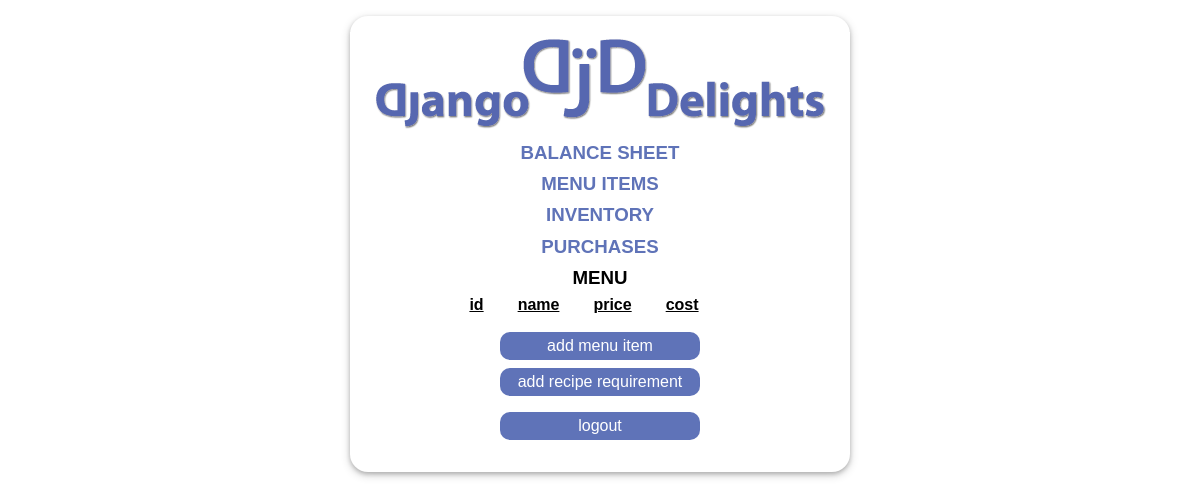
The page /menu (signed in) on the database as committed earlier.
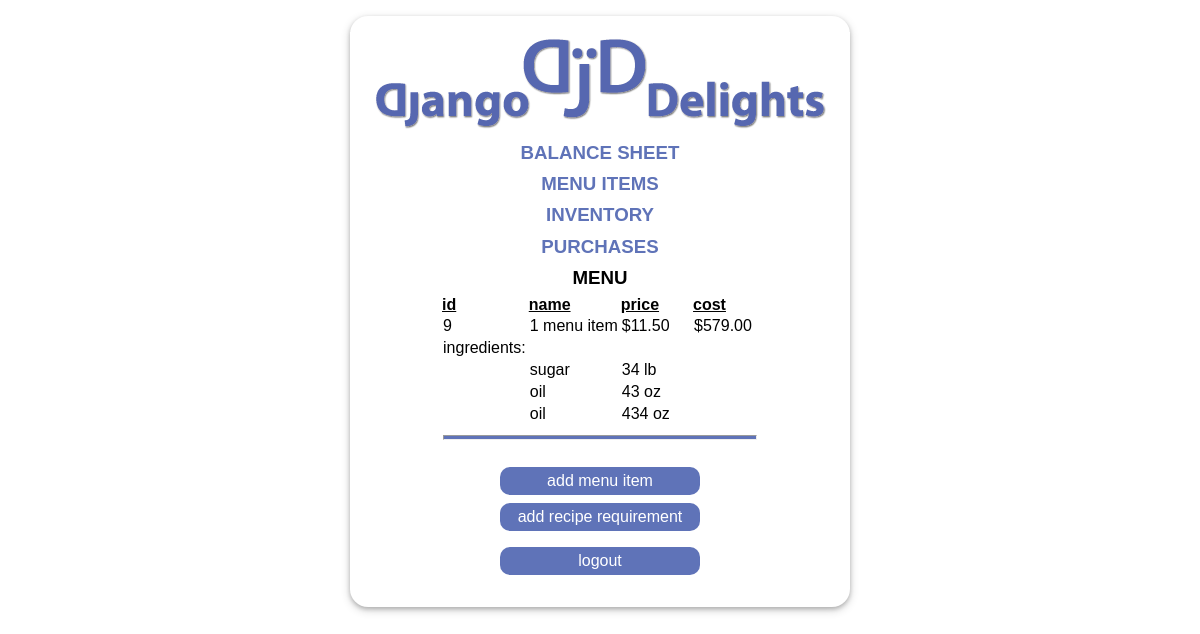
The same page on the database as committed later.
### inventory/models.py (models this page shows, shortened)
class MenuItem(models.Model):
    title = models.CharField(max_length=20)
    price = models.DecimalField(max_digits=10, decimal_places=2, default=11.50)
    def sum_recipe_prices(self):#this totals the ingredient COST of each menu item, not the price.
        theTotalPrice = Decimal(0.00)
        theListOfIngredients = self.reciperequirement_set.all()
        for ing in theListOfIngredients:
            theTotalPrice += ing.ingredient_cost
        return theTotalPrice

class RecipeRequirement(models.Model):
    menuitem = models.ForeignKey(MenuItem, on_delete=models.CASCADE)
    ingredient = models.ForeignKey(Ingredient, on_delete=models.CASCADE)
    quantity = models.DecimalField(max_digits=3, decimal_places=0, default=1)
    @property#calculate cost of ingredient amount used in recipe
    def ingredient_cost(self):
        return self.ingredient.unitPrice * self.quantity

class Ingredient(models.Model):
    OUNCE = 'oz'
    POUND = 'lb'
    UNIT_CHOICES = [
        (OUNCE,'ounce'),
        (POUND, 'pound')
    ]
    name = models.CharField(max_length=20)
    unit = models.CharField(max_length=2, choices=UNIT_CHOICES, default="oz")
    availableQuantity = models.IntegerField(default=10)
    unitPrice = models.DecimalField(max_digits=10, decimal_places=2)

### inventory/views.py (the view)
# urls.py: path('menu', views.Menu.as_view(), name='menu'),
class Menu(LoginRequiredMixin, ListView):
    model = MenuItem
    template_name = "inventory/menu.html"
    def get_context_data(self):
        context = super().get_context_data()
        context["recreqs"] = RecipeRequirement.objects.all()
        context["menuitems"] = MenuItem.objects.all()
        context["ingredients"] = Ingredient.objects.all()
        return context

### inventory/templates/inventory/menu.html
{% extends './home.html' %}
{% block content %}
{{ block.super }}
<h3>MENU</h3>
    <table class="line-table">
        <thead>
  <tr>
    <th>id</th>
    <th>name</th>
    <th>price</th>
    <th>cost</th>
  </tr>
</thead>
<tbody>
{% for item in menuitems %}
  <tr>
    <td>{{ item.id }}</td><td>{{ item.title }}</td><td>${{ item.price }}</td><td>${{item.sum_recipe_prices}}</td>
    <tr>
        <td>ingredients:</td>
    </tr>
    {% for row in item.reciperequirement_set.all %}
    <tr>
        <td>&nbsp;</td><td>{{row.ingredient.name}} </td><td>{{row.quantity}} {{row.ingredient.unit}} </td>
    </tr>
        {% endfor %}
        <tr>
            <td colspan="4"><hr></td>
        </tr>
{% endfor %}
</tbody>
    </table>
<div class="actionpanel">
        <a href="{% url "add_menu_item" %}">add menu item</a></td>
        <a href="{% url "create_recipe" %}">add recipe  requirement</a></td>
</div>
{% endblock %}

### inventory/templates/inventory/home.html (shortened to what this page needs)
{% extends './base.html' %}
{% block content %}
<nav class="navbar">
<a href="{% url 'balancesheet' %}"><h3>BALANCE SHEET</h3></a>
<a href="{% url 'menu' %}"><h3>MENU ITEMS</h3></a>
<a href="{% url 'inventory' %}"><h3>INVENTORY</h3></a>
<a href="{% url 'purchases' %}"><h3>PURCHASES</h3></a>
</nav>
{% endblock %}

### inventory/templates/inventory/base.html (shortened to what this page needs)
<!DOCTYPE html>
<html lang="en">
<head>
    {% load static %}
<link rel="stylesheet" type="text/css" href="{% static 'inventory/style.css' %}">
</head>
<body>
<div class="app">
    <img src="{% static 'inventory/DJD_masthead.png' %}" alt="DJD logo">
    {% block content %}
    {% endblock %}
    <div class="logout">
        <a href="{% url "logout"  %}">logout</a>
    </div>
</div>
</body>
</html>

### inventory/static/inventory/style.css (style rules this page uses)
body { font-family: "Oxygen", sans-serif; text-align: center; margin: 0 20px 0 20px; }
hr { height: 0.2em; background: #5F73B8; }
.navbar { margin-top: 0.25em auto; display: flex; width: 100%; flex-direction: column; align-items: center; flex-wrap: nowrap; }
.navbar a { text-decoration: none; padding: 0; color: #5F73B8; }
.app { background-color: #FFF; max-width: 500px; margin: 1em auto; padding: 1em 0; border-radius: 18px; box-shadow: 0 2px 4px 0 rgba(0, 0, 0, 0.2), 0 3px 10px 0 rgba(0, 0, 0, 0.19); }
.actionpanel, .logout { max-width: 40%; margin: 1em auto 1em; }
.actionpanel a, .logout a { display: inherit; text-align: center; border-radius: 10px; text-decoration: none; color: #FFF; padding: 5px; margin-bottom: 0.5em; background-color: #5F73B8; }
table.line-table, table.button-table { margin-left: auto; margin-right: auto; }
.line-table th, .button-table th { padding: 0 32px 0 0; text-align: left; }
thead { text-decoration: underline; }
.line-table td, .line-table th, .button-table td, .button-table th { text-align: left; }
h3 { margin: 0.25em auto; }

Rows that differ between the two databases and show on the page:
added MenuItem: id "9", title "1 menu item", price "11.50", sum_recipe_prices "579.00"
added RecipeRequirement: ingredient.name "sugar", quantity "34", ingredient.unit "lb"
added RecipeRequirement: ingredient.name "oil", quantity "43", ingredient.unit "oz"
added RecipeRequirement: ingredient.name "oil", quantity "434", ingredient.unit "oz"
